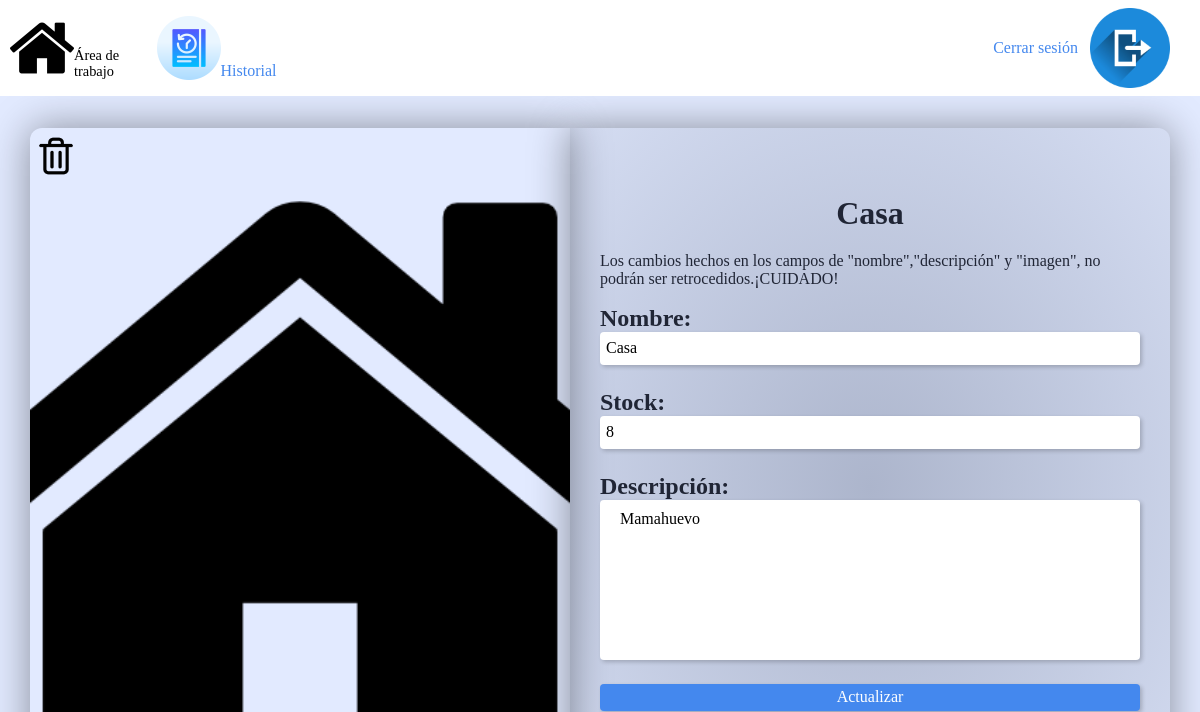
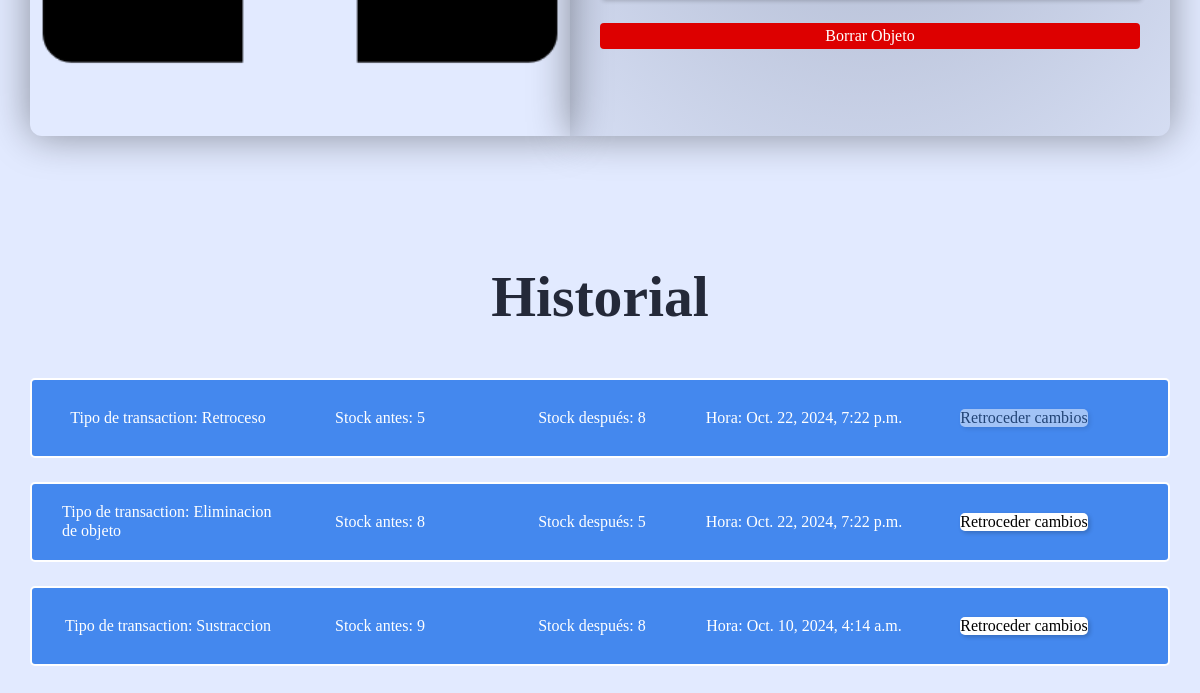
Before: /main/15 (signed in) with the older database file (2 pictures, top to bottom).
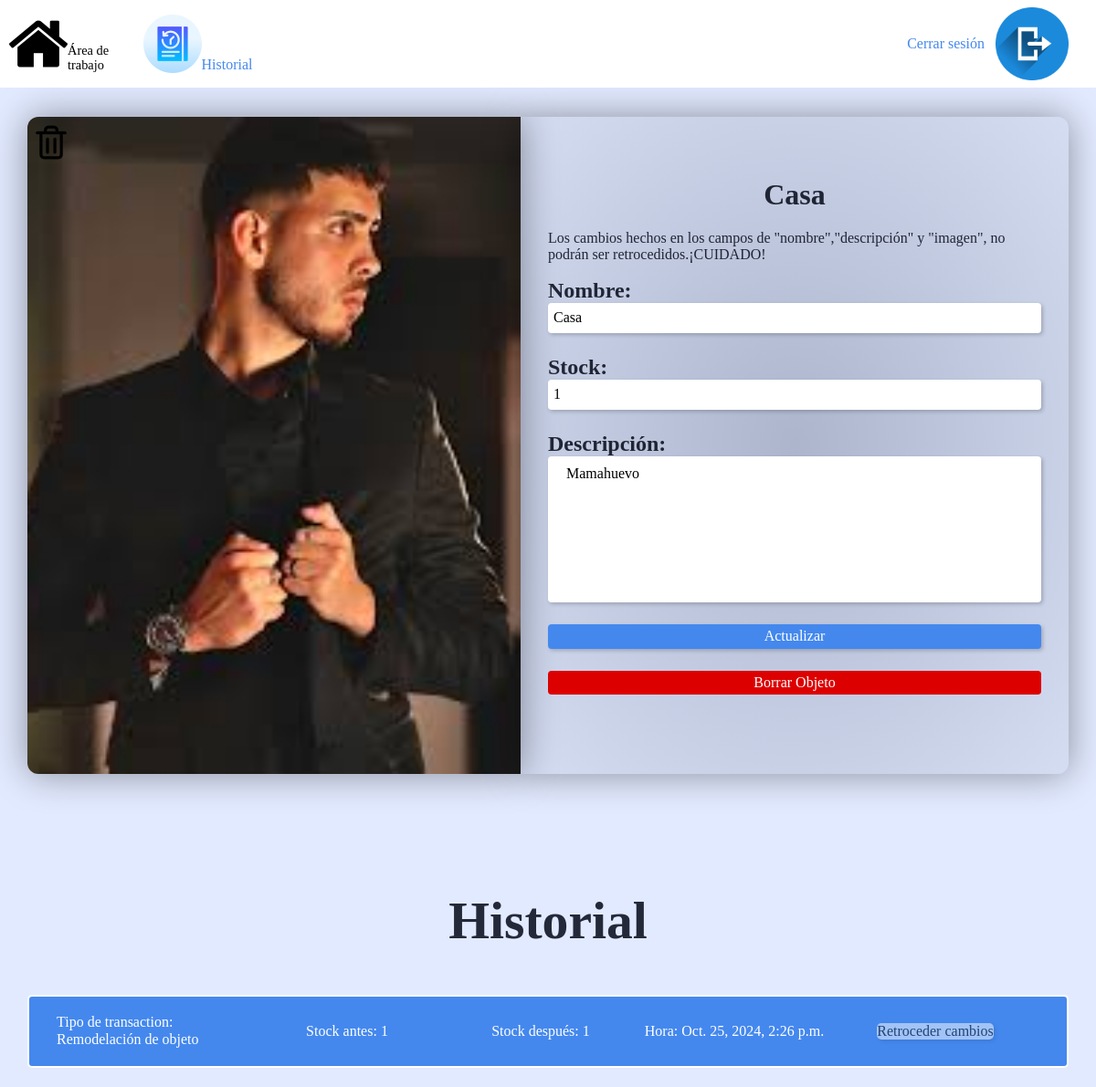
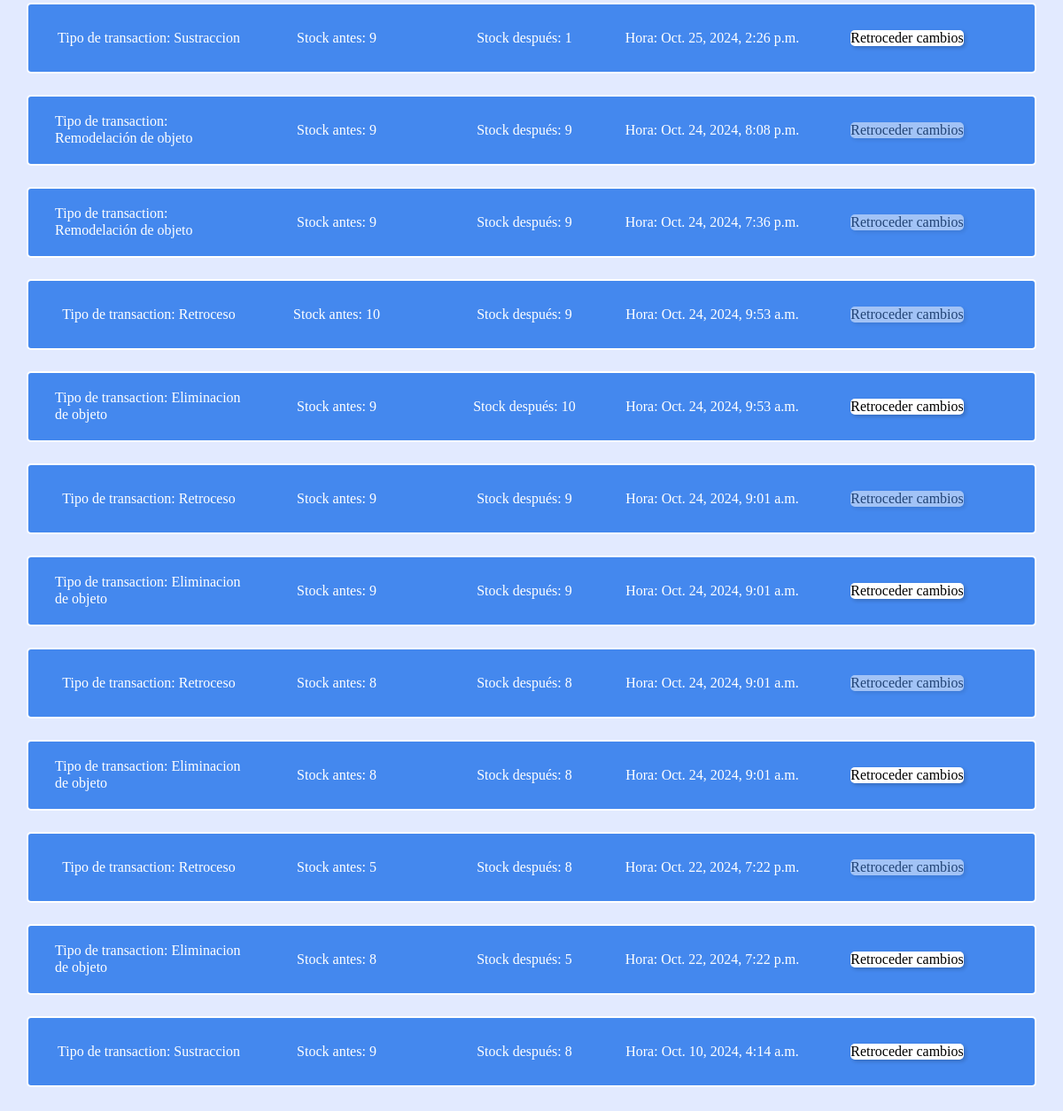
After: the same page with the newer database file (2 pictures, top to bottom).
### Objects/models.py (models this page shows, shortened)
class Objects(models.Model):
    object_id = models.IntegerField(primary_key=True,editable=False,unique=True)
    user_id = models.ForeignKey(User, on_delete=models.CASCADE)
    name = models.CharField(max_length=50)
    show_object = models.BooleanField(default=True)
    stock = models.IntegerField(null=False,blank=False)
    last_change = models.DateTimeField(max_length=50,auto_now_add=True)
    description = models.TextField(max_length=500)
    image = models.ImageField(blank=True,upload_to='object_images/',default='object_images/image.png')

class Transactions(models.Model):
    transaction_id = models.IntegerField(primary_key=True,editable=False,unique=True)
    object_id = models.ForeignKey(Objects,on_delete=models.PROTECT,editable=False)
    user_id = models.ForeignKey(User, on_delete=models.CASCADE)
    type_transaction = models.ForeignKey(Type_Transaction,on_delete=models.CASCADE)
    date = models.DateTimeField(default=datetime.today())
    stock_before = models.IntegerField(null=False,blank=False)
    stock_after = models.IntegerField(null=False,blank=False)

### Objects/views.py (the view, shortened to what this page needs)
# urls.py: path('<int:id>',views.object_instance,name='object'),
def object_instance(request,id):
    try:
        object_instance = Objects.objects.get(object_id = id)
    except:
        return render(request,'error_404.html')
    record_object = Transactions.objects.filter(object_id = id)
    if request.method == 'GET':
        if str(request.user) != 'AnonymousUser':
            return render(request,'objects.html',{
                'object' : object_instance,
                'message' : 'Los cambios hechos en los campos de "nombre","descripción" y "imagen", no podrán ser retrocedidos.¡CUIDADO!',
                'record_object' : record_object[::-1]
            })
        else:
            return render(request,'error_403.html')

### Users/templates/objects.html (shortened to what this page needs)
{%load static%}
<!DOCTYPE html>
<html lang="es">
<head>
    <link rel="stylesheet" href="{%static '/styles/normalize.css'%}">
    <link rel="stylesheet" href="{%static '/styles/objectStyles.css'%}">
</head>
<body>
    <header class="header">
        <ul class="header__tools">
            <li class="work-space">
                <a href="{% url 'main' %}" class="work-space__link" id="link">
                    <img src="{%static '/images/casa.webp'%}" alt="work-space" class="work-space-img">
                    <div>Área de trabajo</div>
                </a>
            </li>
            <li class="header__tools-record">
                <a href="{% url 'record' %}" class="header__tools-record_link">
                    <img src="{%static '/images/transaction-history_9710379.webp'%}" alt="Record image">
                    <p>Historial</p>
                </a>
            </li>
            <li class="log_out">
                <a href="{%url 'log_out'%}" class="log_out-link">
                    <div>Cerrar sesión</div>
                    <img class="log_out__image" src="../static/images/log_out.webp" alt="Cerrar sesión">
                </a>
            </li>
        </ul>
    </header>
    <main>
        <label class="image__change-button" for="id_image">
            <div class="object__img-container">
                <img src="media/{{object.image}}" alt="object-image" class="object__img">
            </div>
        </label>
        <label class="image__delete-button" for="image-clear_id" >
            <img src="../static/images/basura.webp" alt="delete-image" >
        </label>
        <div class="object__description">
            <h1>{{object.name}}</h1>
            <form method="POST" id="object-form" enctype="multipart/form-data">
                {{message}}
                <div>
                    <label class="name__label" for="id_name">Nombre:</label>
                    <input class="name" type="text" name="name" value="{{object.name}}" maxlength="50" required="" id="id_name">
                </div>
                <div>
                    <label for="id_stock">Stock:</label>
                    <input type="number" name="stock" value="{{object.stock}}" required="" id="id_stock">
                </div>
                <div>
                    <label for="id_description">Descripción:</label>
                    <textarea class="description" name="description" cols="40" rows="10" maxlength="500" required="" id="id_description">{{object.description}}</textarea>
                </div>
                <input class="update" id="update" type="submit" value="Actualizar">
                <label class="object__delete-button" for="id_show_object">Borrar Objeto</label>
            </form>
        </div>
        <div class="object__record">
            <h2>Historial</h2>
            {% for instance in record_object %}
            <div class="transaction">
                {% if instance.type_transaction_id == 6 %}
                <p class="transaction-type">Tipo de transaction: Eliminacion de objeto</p>
                {% elif instance.type_transaction_id == 1 %}
                <p class="transaction-type">Tipo de transaction: Adición</p>
                {% elif instance.type_transaction_id == 2 %}
                <p class="transaction-type">Tipo de transaction: Sustraccion</p>
                {% elif instance.type_transaction_id == 3 %}
                <p class="transaction-type">Tipo de transaction: Creación</p>
                {% elif instance.type_transaction_id == 4 %}
                <p class="transaction-type">Tipo de transaction: Remodelación de objeto</p>
                {% elif instance.type_transaction_id == 5 %}
                <p class="transaction-type">Tipo de transaction: Retroceso</p>
                {% endif %}
                <p>Stock antes: {{instance.stock_before}}</p>
                <p>Stock después: {{instance.stock_after}}</p>
                <p>Hora: {{instance.date}}</p>
                <form class="go-back" method="POST">
                    {% if instance.type_transaction_id == 4 and instance.stock_before == instance.stock_after %}
                    <input class="go-back__button" type="submit" value="Retroceder cambios" disabled>
                    {% elif instance.type_transaction_id == 5 or instance.type_transaction_id == 3%}
                    <input class="go-back__button" type="submit" value="Retroceder cambios" disabled>
                    {% else %}
                    <input class="go-back__button" type="submit" value="Retroceder cambios">
                    {% endif %}
                </form>
            </div>
            {% endfor %}
            </div>
    </main>
</body>
</html>

Changed rows visible on the page:
changed Objects "Casa": image: a different picture; stock "8" → "1"
added Transactions: shows "Tipo de transaction: Remodelación de objeto", stock_before "1", stock_after "1", date "Oct. 25, 2024, 2:26 p.m."
added Transactions: shows "Tipo de transaction: Sustraccion", stock_before "9", stock_after "1", date "Oct. 25, 2024, 2:26 p.m."
added Transactions: shows "Tipo de transaction: Remodelación de objeto", stock_before "9", stock_after "9", date "Oct. 24, 2024, 8:08 p.m."
added Transactions: shows "Tipo de transaction: Remodelación de objeto", stock_before "9", stock_after "9", date "Oct. 24, 2024, 7:36 p.m."
added Transactions: shows "Tipo de transaction: Retroceso", stock_before "10", stock_after "9", date "Oct. 24, 2024, 9:53 a.m."
added Transactions: shows "Tipo de transaction: Eliminacion de objeto", stock_before "9", stock_after "10", date "Oct. 24, 2024, 9:53 a.m."
added Transactions: shows "Tipo de transaction: Retroceso", stock_before "9", stock_after "9", date "Oct. 24, 2024, 9:01 a.m."
added Transactions: shows "Tipo de transaction: Eliminacion de objeto", stock_before "9", stock_after "9", date "Oct. 24, 2024, 9:01 a.m."
added Transactions: shows "Tipo de transaction: Retroceso", stock_before "8", stock_after "8", date "Oct. 24, 2024, 9:01 a.m."
added Transactions: shows "Tipo de transaction: Eliminacion de objeto", stock_before "8", stock_after "8", date "Oct. 24, 2024, 9:01 a.m."
